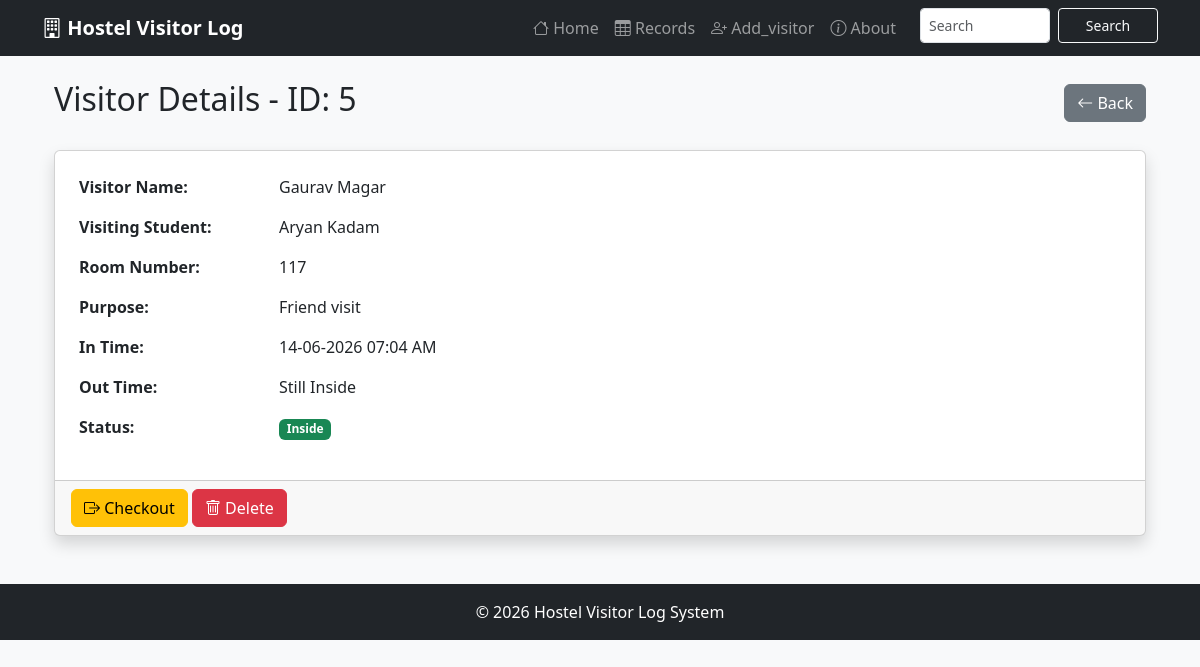
Page /details/5 on the committed database.
### tables this page shows
CREATE TABLE visitors (
            id INTEGER PRIMARY KEY AUTOINCREMENT,
            visitor_name TEXT NOT NULL,
            student_name TEXT NOT NULL,
            room_number TEXT NOT NULL,
            purpose TEXT NOT NULL,
            in_time TEXT NOT NULL,
            out_time TEXT NOT NULL DEFAULT 'Still Inside',
            status TEXT DEFAULT 'Inside'
        );

### app.py (the view)
@app.route('/details/<int:id>')
def details(id):
    conn = get_db()
    visitor = conn.execute('SELECT * FROM visitors WHERE id = ?', (id,)).fetchone()
    conn.close()
    if visitor is None:
        flash('Visitor not found', 'danger')
        return redirect(url_for('records_page'))
    return render_template('details.html', visitor=visitor)

### app.py (called while the page is built)
def get_db():
    conn = sqlite3.connect('database.db')
    conn.row_factory = sqlite3.Row
    return conn

### templates/details.html (shortened to what this page needs)
{% extends 'base.html' %}
{% block content %}
<div class="container mt-4">
    <div class="d-flex justify-content-between align-items-center mb-4">
        <h2>Visitor Details - ID: {{ visitor['id'] }}</h2>
        <a href="{{ url_for('records_page') }}" class="btn btn-secondary">
            <i class="bi bi-arrow-left"></i> Back
        </a>
    </div>
    <div class="card shadow">
        <div class="card-body">
            <table class="table table-borderless">
                <tr>
                    <th width="200">Visitor Name:</th>
                    <td>{{ visitor['visitor_name'] }}</td>
                </tr>
                <tr>
                    <th>Visiting Student:</th>
                    <td>{{ visitor['student_name'] }}</td>
                </tr>
                <tr>
                    <th>Room Number:</th>
                    <td>{{ visitor['room_number'] }}</td>
                </tr>
                <tr>
                    <th>Purpose:</th>
                    <td>{{ visitor['purpose'] }}</td>
                </tr>
                <tr>
                    <th>In Time:</th>
                    <td>{{ visitor['in_time'] }}</td>
                </tr>
                <tr>
                    <th>Out Time:</th>
                    <td>{{ visitor['out_time'] }}</td>
                </tr>
                <tr>
                    <th>Status:</th>
                    <td>
                        <span class="badge {% if visitor['status'] == 'Inside' %}bg-success{% else %}bg-secondary{% endif %}">
                            {{ visitor['status'] }}
                        </span>
                    </td>
                </tr>
            </table>
        </div>
        <div class="card-footer">
            {% if visitor['status'] == 'Inside' %}
            <a href="{{ url_for('checkout_visitor', id=visitor['id']) }}" class="btn btn-warning">
                <i class="bi bi-box-arrow-right"></i> Checkout
            </a>
            {% endif %}
            <form action="{{ url_for('delete_visitor', id=visitor['id']) }}" method="POST" style="display:inline;">
                <button type="submit" class="btn btn-danger"
                        onclick="return confirm('Delete this record?')">
                    <i class="bi bi-trash"></i> Delete
                </button>
            </form>
        </div>
    </div>
</div>
{% endblock %}

### templates/base.html (style rules this page uses)
body { background-color: #f8f9fa; }

### rows in the picture
visitors: id "5", visitor_name "Gaurav Magar", student_name "Aryan Kadam", room_number "117", purpose "Friend visit", in_time "14-06-2026 07:04 AM", out_time "Still Inside", status "Inside"
